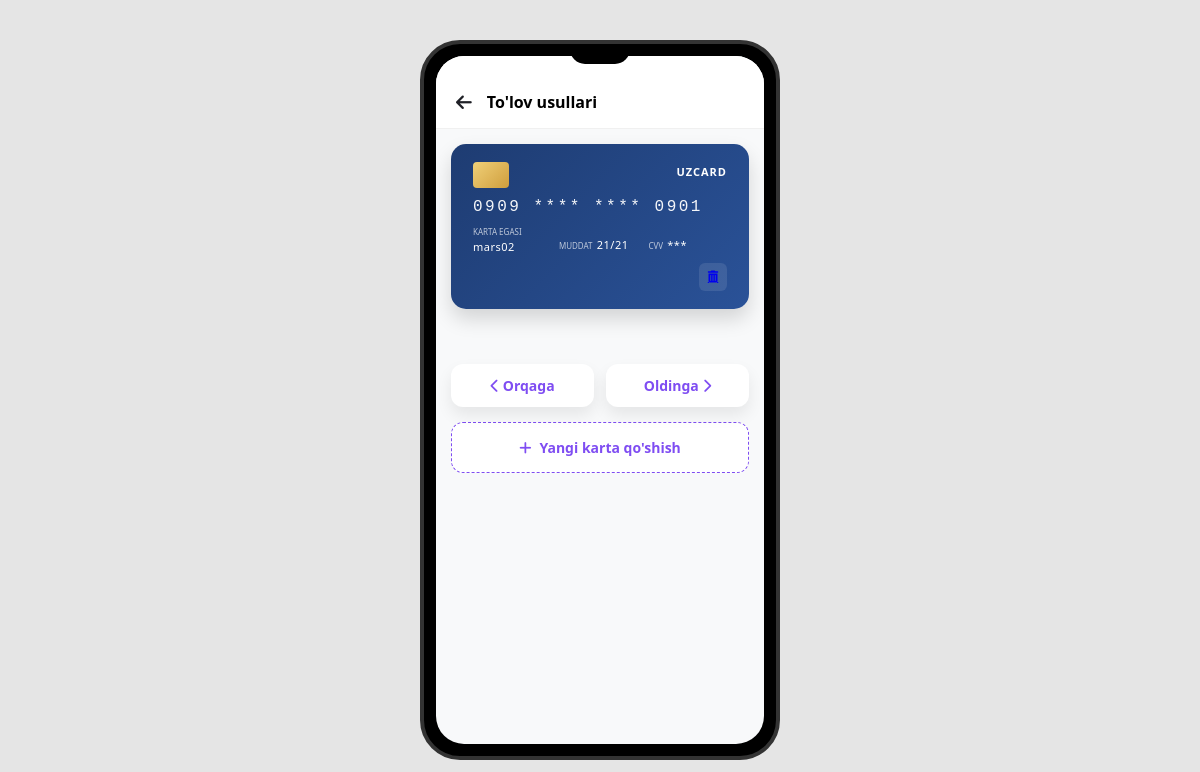
The page /tolov_usullari/ (signed in) on the database its author committed.
### app/models.py (models this page shows, shortened)
class BaseCreatedModel(models.Model):
    created_at = models.DateTimeField(auto_now_add=True)
    updated_at = models.DateTimeField(auto_now=True)
    class Meta:
        abstract = True

class User_carts(BaseCreatedModel):
    karta_nomer = models.CharField(max_length=19)
    cart_egasi = models.ForeignKey(Users, on_delete=models.CASCADE, related_name='banks_carts')
    muddat = models.CharField(max_length=5)
    cvv = models.CharField(max_length=3)
    @property
    def masked_number(self):
        clean_number = self.karta_nomer.replace(" ", "")
        if len(clean_number) >= 16:
            return f"{clean_number[:4]} **** **** {clean_number[-4:]}"
        return clean_number

class Users(AbstractUser):
    class UserTypes(models.TextChoices):
        Admin = 'Admin', 'Admin'
        CLENT = 'Clent', 'Mijoz'
    avatar = models.ImageField(upload_to='avatar/', blank=True, null=True)
    user_type = models.CharField(max_length=500, choices=UserTypes.choices, default=UserTypes.CLENT)
    phone = models.CharField(max_length=50, blank=True, null=True)
    def __str__(self):
        return self.username

### app/views.py (the view)
# urls.py: path('tolov_usullari/', tolov_usullari, name='tolov_usullari'),
@login_required(login_url='login_viuw')
def tolov_usullari(request):
    banks_carts = User_carts.objects.filter(cart_egasi=request.user)
    return render(request, 'userlar/tolov_usul.html', {
        'banks_carts': banks_carts
    })

### app/context_processors.py (called while the page is built)
def cart_item_count(request):
    count = 0
    if request.user.is_authenticated:
        count = ShopingModel.objects.filter(user=request.user).count()
    return {'cart_item_count': count}

### templates/userlar/tolov_usul.html (shortened to what this page needs)
<!DOCTYPE html>
<html lang="uz">
<head>
  <link rel="stylesheet" href="https://cdnjs.cloudflare.com/ajax/libs/font-awesome/6.4.0/css/all.min.css" />
</head>
<body>
  <div class="phone">
    <div class="notch"></div>
    <div class="screen">
      <div class="page-header">
        <i href="{% url 'tolov_usullari' %}" class="fa-solid fa-arrow-left back-btn" onclick="history.back()"></i>
        <h2 style="font-size: 16px; margin: 0;">To'lov usullari</h2>
      </div>
      <div class="card-list">
        {% if banks_carts %}
          <div class="card-carousel" id="cardCarousel">
            {% for card in banks_carts %}
              <div class="bank-card carousel-item{% if forloop.first %} active{% endif %}">
                <div class="card-type-logo">UZCARD</div>
                <div class="card-chip"></div>
                <span class="card-number">{{ card.masked_number }}</span>
                <div class="card-footer">
                  <div class="footer-left">
                    <span class="card-label">Karta egasi</span>
                    <span class="card-value">{{ card.cart_egasi }}</span>
                  </div>
                  <div class="footer-right" style="margin-right: 40px;"> <div>
                      <span class="card-label">Muddat</span>
                      <span class="card-value">{{ card.muddat }}</span>
                    </div>
                    <div>
                      <span class="card-label">CVV</span>
                      <span class="card-value">***</span>
                    </div>
                  </div>
                </div>
                <a href="{% url 'delete_card' card.id %}" class="delete-card" onclick="return confirm('Karta o\'chirilsinmi?');">
                  <i class="fa-solid fa-trash-can"></i>
                </a>
              </div>
            {% endfor %}
          </div>
          <div class="carousel-controls">
            <button type="button" class="carousel-btn" id="prevCard"><i class="fa-solid fa-chevron-left"></i> Orqaga</button>
            <button type="button" class="carousel-btn" id="nextCard">Oldinga <i class="fa-solid fa-chevron-right"></i></button>
          </div>
        {% else %}
          <div style="padding: 20px; color: #444; background: #fff; border-radius: 14px; text-align: center; margin-bottom: 15px;">
            Hozircha karta qo'shilmagan. Quyidagi tugma orqali yangi karta qo'shing.
          </div>
        {% endif %}
        <a href="{% url 'kart_yarat' %}" class="add-card-btn">
          <i class="fa-solid fa-plus" style="margin-right: 8px;"></i>
          Yangi karta qo'shish
        </a>
      </div>
    </div>
  </div>
</body>
</html>

### templates/userlar/tolov_usul.html (style rules this page uses)
* { margin: 0; padding: 0; box-sizing: border-box; font-family: 'Segoe UI', sans-serif; }
body { background: #e5e5e5; display: flex; justify-content: center; align-items: center; min-height: 100vh; }
.phone { width: 360px; height: 720px; background: #000; border-radius: 40px; padding: 12px; position: relative; border: 4px solid #333; }
.notch { width: 60px; height: 20px; background: #000; position: absolute; top: 0; left: 50%; transform: translateX(-50%); border-bottom-left-radius: 15px; border-bottom-right-radius: 15px; z-index: 10; }
.screen { width: 100%; height: 100%; background: #f8f9fa; border-radius: 28px; overflow: hidden; display: flex; flex-direction: column; }
.page-header { background: #fff; padding: 35px 20px 15px; display: flex; align-items: center; border-bottom: 1px solid #f0f0f0; }
.back-btn { font-size: 18px; color: #1f2026; margin-right: 15px; cursor: pointer; }
.card-list { padding: 15px; }
.card-carousel { position: relative; min-height: 220px; }
.carousel-item { position: absolute; inset: 0; opacity: 0; transform: scale(0.96); transition: opacity .35s ease, transform .35s ease; pointer-events: none; }
.carousel-item.active { opacity: 1; transform: scale(1); pointer-events: auto; position: relative; }
.carousel-controls { display: flex; justify-content: space-between; gap: 10px; margin-bottom: 15px; }
.carousel-btn { width: 48%; border: none; background: #fff; color: #7f4df2; border-radius: 12px; padding: 12px 0; font-size: 14px; font-weight: 700; cursor: pointer; box-shadow: 0 8px 16px rgba(0,0,0,.08); }
.bank-card { width: 100%; height: 165px; background: linear-gradient(135deg, #1e3c72 0%, #2a5298 100%); border-radius: 15px; padding: 18px 22px; color: #fff; position: relative; margin-bottom: 15px; box-shadow: 0 10px 20px rgba(0,0,0,0.15); overflow: hidden; }
.card-chip { width: 36px; height: 26px; background: linear-gradient(135deg, #f0d078 0%, #cf9e3d 100%); border-radius: 4px; margin-bottom: 10px; }
.card-type-logo { position: absolute; top: 20px; right: 22px; font-weight: 700; font-size: 11px; letter-spacing: 1px; }
.card-number { font-size: 16px; letter-spacing: 2.5px; font-family: 'Courier New', monospace; margin: 10px 0; display: block; opacity: 0.95; }
.card-footer { display: flex; justify-content: space-between; align-items: flex-end; margin-top: 10px; }
.footer-left { display: flex; flex-direction: column; }
.footer-right { display: flex; gap: 20px; text-align: right; }
.card-label { font-size: 8px; text-transform: uppercase; opacity: 0.7; margin-bottom: 2px; }
.card-value { font-size: 11px; font-weight: 500; letter-spacing: 0.5px; }
.delete-card { position: absolute; bottom: 18px; right: 22px; width: 28px; height: 28px; background: rgba(255,255,255,0.1); border-radius: 6px; display: flex; align-items: center; justify-content: center; font-size: 12px; cursor: pointer; transition: 0.2s; }
.add-card-btn { background: #fff; border: 1.5px dashed #7f4df2; border-radius: 12px; padding: 15px; display: flex; align-items: center; justify-content: center; color: #7f4df2; font-size: 14px; font-weight: 600; text-decoration: none; }

### rows shown on the page
User_carts: masked_number "0909 **** **** 0901", cart_egasi "mars02", muddat "21/21"
